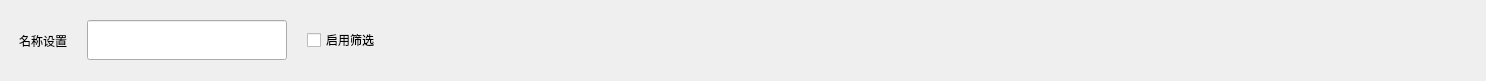
    <widget class="QWidget" name="widget_2" native="true">
     <property name="geometry">
      <rect>
       <x>0</x>
       <y>0</y>
       <width>1486</width>
       <height>81</height>
      </rect>
     </property>
     <property name="bordersB" stdset="0">
      <string notr="true">bottom</string>
     </property>
     <layout class="QHBoxLayout" name="horizontalLayout_105">
      <property name="spacing">
       <number>20</number>
      </property>
      <property name="leftMargin">
       <number>19</number>
      </property>
      <property name="topMargin">
       <number>0</number>
      </property>
      <property name="rightMargin">
       <number>0</number>
      </property>
      <property name="bottomMargin">
       <number>0</number>
      </property>
      <item>
       <widget class="QLabel" name="label_45">
        <property name="text">
         <string>名称设置</string>
        </property>
       </widget>
      </item>
      <item>
       <widget class="QLineEdit" name="lineEdit_3">
        <property name="minimumSize">
         <size>
          <width>200</width>
          <height>40</height>
         </size>
        </property>
        <property name="maximumSize">
         <size>
          <width>200</width>
          <height>40</height>
         </size>
        </property>
       </widget>
      </item>
      <item>
       <widget class="QCheckBox" name="checkBox">
        <property name="styleSheet">
         <string notr="true"/>
        </property>
        <property name="text">
         <string>启用筛选</string>
        </property>
       </widget>
      </item>
      <item>
       <spacer name="horizontalSpacer">
        <property name="orientation">
         <enum>Qt::Horizontal</enum>
        </property>
        <property name="sizeHint" stdset="0">
         <size>
          <width>40</width>
          <height>20</height>
         </size>
        </property>
       </spacer>
      </item>
     </layout>
    </widget>
